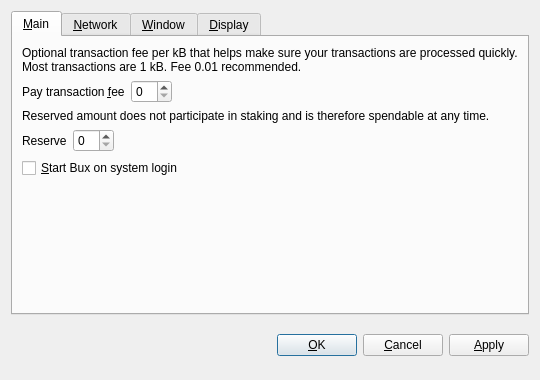
<?xml version="1.0" encoding="UTF-8"?>
<ui version="4.0">
 <class>OptionsDialog</class>
 <widget class="QDialog" name="OptionsDialog">
  <property name="geometry">
   <rect>
    <x>0</x>
    <y>0</y>
    <width>540</width>
    <height>380</height>
   </rect>
  </property>
  <property name="windowTitle">
   <string>Options</string>
  </property>
  <property name="styleSheet">
   <string notr="true">background-image: url(:/images/bkg2);</string>
  </property>
  <property name="modal">
   <bool>true</bool>
  </property>
  <layout class="QVBoxLayout" name="verticalLayout">
   <item>
    <widget class="QTabWidget" name="tabWidget">
     <property name="tabPosition">
      <enum>QTabWidget::North</enum>
     </property>
     <property name="currentIndex">
      <number>0</number>
     </property>
     <widget class="QWidget" name="tabMain">
      <attribute name="title">
       <string>&amp;Main</string>
      </attribute>
      <layout class="QVBoxLayout" name="verticalLayout_Main">
       <item>
        <widget class="QLabel" name="transactionFeeInfoLabel">
         <property name="text">
          <string>Optional transaction fee per kB that helps make sure your transactions are processed quickly. Most transactions are 1 kB. Fee 0.01 recommended.</string>
         </property>
         <property name="textFormat">
          <enum>Qt::PlainText</enum>
         </property>
         <property name="wordWrap">
          <bool>true</bool>
         </property>
        </widget>
       </item>
       <item>
        <layout class="QHBoxLayout" name="horizontalLayoutFee">
         <item>
          <widget class="QLabel" name="transactionFeeLabel">
           <property name="text">
            <string>Pay transaction &amp;fee</string>
           </property>
           <property name="textFormat">
            <enum>Qt::PlainText</enum>
           </property>
           <property name="buddy">
            <cstring>transactionFee</cstring>
           </property>
          </widget>
         </item>
         <item>
          <widget class="BitcoinAmountField" name="transactionFee"/>
         </item>
         <item>
          <spacer name="horizontalSpacerFee">
           <property name="orientation">
            <enum>Qt::Horizontal</enum>
           </property>
           <property name="sizeHint" stdset="0">
            <size>
             <width>40</width>
             <height>20</height>
            </size>
           </property>
          </spacer>
         </item>
        </layout>
       </item>
       <item>
        <widget class="QLabel" name="reserveBalanceInfoLabel">
         <property name="text">
          <string>Reserved amount does not participate in staking and is therefore spendable at any time.</string>
         </property>
         <property name="textFormat">
          <enum>Qt::PlainText</enum>
         </property>
         <property name="wordWrap">
          <bool>true</bool>
         </property>
        </widget>
       </item>
       <item>
        <layout class="QHBoxLayout" name="horizontalLayoutReserveBalance">
         <item>
          <widget class="QLabel" name="reserveBalanceLabel">
           <property name="text">
            <string>Reserve</string>
           </property>
           <property name="textFormat">
            <enum>Qt::PlainText</enum>
           </property>
           <property name="buddy">
            <cstring>reserveBalance</cstring>
           </property>
          </widget>
         </item>
         <item>
          <widget class="BitcoinAmountField" name="reserveBalance"/>
         </item>
         <item>
          <spacer name="horizontalSpacerReserveBalance">
           <property name="orientation">
            <enum>Qt::Horizontal</enum>
           </property>
           <property name="sizeHint" stdset="0">
            <size>
             <width>40</width>
             <height>20</height>
            </size>
           </property>
          </spacer>
         </item>
        </layout>
       </item>
       <item>
        <widget class="QCheckBox" name="bitcoinAtStartup">
         <property name="toolTip">
          <string>Automatically start Bux after logging in to the system.</string>
         </property>
         <property name="text">
          <string>&amp;Start Bux on system login</string>
         </property>
        </widget>
       </item>
       <item>
        <spacer name="verticalSpacer_Main">
         <property name="orientation">
          <enum>Qt::Vertical</enum>
         </property>
         <property name="sizeHint" stdset="0">
          <size>
           <width>20</width>
           <height>40</height>
          </size>
         </property>
        </spacer>
       </item>
      </layout>
     </widget>
     <widget class="QWidget" name="tabNetwork">
      <attribute name="title">
       <string>&amp;Network</string>
      </attribute>
      <layout class="QVBoxLayout" name="verticalLayout_Network">
       <item>
        <widget class="QCheckBox" name="mapPortUpnp">
         <property name="toolTip">
          <string>Automatically open the Bux client port on the router. This only works when your router supports UPnP and it is enabled.</string>
         </property>
         <property name="text">
          <string>Map port using &amp;UPnP</string>
         </property>
        </widget>
       </item>
       <item>
        <widget class="QCheckBox" name="connectSocks">
         <property name="toolTip">
          <string>Connect to the Bux network through a SOCKS proxy (e.g. when connecting through Tor).</string>
         </property>
         <property name="text">
          <string>&amp;Connect through SOCKS proxy:</string>
         </property>
        </widget>
       </item>
       <item>
        <layout class="QHBoxLayout" name="horizontalLayout_Network">
         <item>
          <widget class="QLabel" name="proxyIpLabel">
           <property name="text">
            <string>Proxy &amp;IP:</string>
           </property>
           <property name="textFormat">
            <enum>Qt::PlainText</enum>
           </property>
           <property name="buddy">
            <cstring>proxyIp</cstring>
           </property>
          </widget>
         </item>
         <item>
          <widget class="QValidatedLineEdit" name="proxyIp">
           <property name="maximumSize">
            <size>
             <width>140</width>
             <height>16777215</height>
            </size>
           </property>
           <property name="toolTip">
            <string>IP address of the proxy (e.g. 127.0.0.1)</string>
           </property>
          </widget>
         </item>
         <item>
          <widget class="QLabel" name="proxyPortLabel">
           <property name="text">
            <string>&amp;Port:</string>
           </property>
           <property name="textFormat">
            <enum>Qt::PlainText</enum>
           </property>
           <property name="buddy">
            <cstring>proxyPort</cstring>
           </property>
          </widget>
         </item>
         <item>
          <widget class="QLineEdit" name="proxyPort">
           <property name="maximumSize">
            <size>
             <width>55</width>
             <height>16777215</height>
            </size>
           </property>
           <property name="toolTip">
            <string>Port of the proxy (e.g. 9050)</string>
           </property>
          </widget>
         </item>
         <item>
          <widget class="QLabel" name="socksVersionLabel">
           <property name="text">
            <string>SOCKS &amp;Version:</string>
           </property>
           <property name="textFormat">
            <enum>Qt::PlainText</enum>
           </property>
           <property name="buddy">
            <cstring>socksVersion</cstring>
           </property>
          </widget>
         </item>
         <item>
          <widget class="QValueComboBox" name="socksVersion">
           <property name="toolTip">
            <string>SOCKS version of the proxy (e.g. 5)</string>
           </property>
          </widget>
         </item>
         <item>
          <spacer name="horizontalSpacer_Network">
           <property name="orientation">
            <enum>Qt::Horizontal</enum>
           </property>
           <property name="sizeHint" stdset="0">
            <size>
             <width>40</width>
             <height>20</height>
            </size>
           </property>
          </spacer>
         </item>
        </layout>
       </item>
       <item>
        <spacer name="verticalSpacer_Network">
         <property name="orientation">
          <enum>Qt::Vertical</enum>
         </property>
         <property name="sizeHint" stdset="0">
          <size>
           <width>20</width>
           <height>40</height>
          </size>
         </property>
        </spacer>
       </item>
      </layout>
     </widget>
     <widget class="QWidget" name="tabWindow">
      <attribute name="title">
       <string>&amp;Window</string>
      </attribute>
      <layout class="QVBoxLayout" name="verticalLayout_Window">
       <item>
        <widget class="QCheckBox" name="minimizeToTray">
         <property name="toolTip">
          <string>Show only a tray icon after minimizing the window.</string>
         </property>
         <property name="text">
          <string>&amp;Minimize to the tray instead of the taskbar</string>
         </property>
        </widget>
       </item>
       <item>
        <widget class="QCheckBox" name="minimizeOnClose">
         <property name="toolTip">
          <string>Minimize instead of exit the application when the window is closed. When this option is enabled, the application will be closed only after selecting Quit in the menu.</string>
         </property>
         <property name="text">
          <string>M&amp;inimize on close</string>
         </property>
        </widget>
       </item>
       <item>
        <spacer name="verticalSpacer_Window">
         <property name="orientation">
          <enum>Qt::Vertical</enum>
         </property>
         <property name="sizeHint" stdset="0">
          <size>
           <width>20</width>
           <height>40</height>
          </size>
         </property>
        </spacer>
       </item>
      </layout>
     </widget>
     <widget class="QWidget" name="tabDisplay">
      <attribute name="title">
       <string>&amp;Display</string>
      </attribute>
      <layout class="QVBoxLayout" name="verticalLayout_Display">
       <item>
        <layout class="QHBoxLayout" name="horizontalLayout_1_Display">
         <item>
          <widget class="QLabel" name="langLabel">
           <property name="text">
            <string>User Interface &amp;language:</string>
           </property>
           <property name="textFormat">
            <enum>Qt::PlainText</enum>
           </property>
           <property name="buddy">
            <cstring>lang</cstring>
           </property>
          </widget>
         </item>
         <item>
          <widget class="QValueComboBox" name="lang">
           <property name="toolTip">
            <string>The user interface language can be set here. This setting will take effect after restarting Bux.</string>
           </property>
          </widget>
         </item>
        </layout>
       </item>
       <item>
        <layout class="QHBoxLayout" name="horizontalLayout_2_Display">
         <item>
          <widget class="QLabel" name="unitLabel">
           <property name="text">
            <string>&amp;Unit to show amounts in:</string>
           </property>
           <property name="textFormat">
            <enum>Qt::PlainText</enum>
           </property>
           <property name="buddy">
            <cstring>unit</cstring>
           </property>
          </widget>
         </item>
         <item>
          <widget class="QValueComboBox" name="unit">
           <property name="toolTip">
            <string>Choose the default subdivision unit to show in the interface and when sending coins.</string>
           </property>
          </widget>
         </item>
        </layout>
       </item>
       <item>
        <widget class="QCheckBox" name="displayAddresses">
         <property name="toolTip">
          <string>Whether to show Bux addresses in the transaction list or not.</string>
         </property>
         <property name="text">
          <string>&amp;Display addresses in transaction list</string>
         </property>
        </widget>
       </item>
       <item>
        <widget class="QCheckBox" name="coinControlFeatures">
         <property name="toolTip">
          <string>Whether to show coin control features or not.</string>
         </property>
         <property name="text">
          <string>Display coin &amp;control features (experts only!)</string>
         </property>
        </widget>
       </item>
       <item>
        <spacer name="verticalSpacer_Display">
         <property name="orientation">
          <enum>Qt::Vertical</enum>
         </property>
         <property name="sizeHint" stdset="0">
          <size>
           <width>20</width>
           <height>40</height>
          </size>
         </property>
        </spacer>
       </item>
      </layout>
     </widget>
    </widget>
   </item>
   <item>
    <layout class="QHBoxLayout" name="horizontalLayout_Buttons">
     <item>
      <spacer name="horizontalSpacer_1">
       <property name="orientation">
        <enum>Qt::Horizontal</enum>
       </property>
       <property name="sizeHint" stdset="0">
        <size>
         <width>40</width>
         <height>48</height>
        </size>
       </property>
      </spacer>
     </item>
     <item>
      <widget class="QLabel" name="statusLabel">
       <property name="font">
        <font>
         <weight>75</weight>
         <bold>true</bold>
        </font>
       </property>
       <property name="text">
        <string/>
       </property>
       <property name="textFormat">
        <enum>Qt::PlainText</enum>
       </property>
       <property name="wordWrap">
        <bool>true</bool>
       </property>
      </widget>
     </item>
     <item>
      <spacer name="horizontalSpacer_2">
       <property name="orientation">
        <enum>Qt::Horizontal</enum>
       </property>
       <property name="sizeHint" stdset="0">
        <size>
         <width>40</width>
         <height>48</height>
        </size>
       </property>
      </spacer>
     </item>
     <item>
      <widget class="QPushButton" name="okButton">
       <property name="text">
        <string>&amp;OK</string>
       </property>
      </widget>
     </item>
     <item>
      <widget class="QPushButton" name="cancelButton">
       <property name="text">
        <string>&amp;Cancel</string>
       </property>
       <property name="autoDefault">
        <bool>false</bool>
       </property>
      </widget>
     </item>
     <item>
      <widget class="QPushButton" name="applyButton">
       <property name="text">
        <string>&amp;Apply</string>
       </property>
       <property name="autoDefault">
        <bool>false</bool>
       </property>
      </widget>
     </item>
    </layout>
   </item>
  </layout>
 </widget>
 <customwidgets>
  <customwidget>
   <class>BitcoinAmountField</class>
   <extends>QSpinBox</extends>
   <header>bitcoinamountfield.h</header>
   <container>1</container>
  </customwidget>
  <customwidget>
   <class>QValueComboBox</class>
   <extends>QComboBox</extends>
   <header>qvaluecombobox.h</header>
  </customwidget>
  <customwidget>
   <class>QValidatedLineEdit</class>
   <extends>QLineEdit</extends>
   <header>qvalidatedlineedit.h</header>
  </customwidget>
 </customwidgets>
 <resources/>
 <connections/>
</ui>
